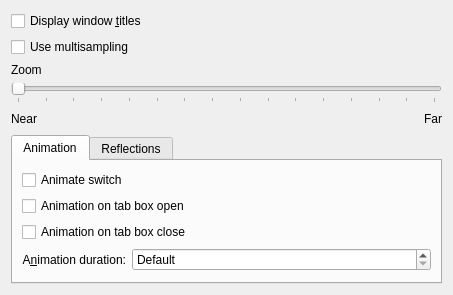
<?xml version="1.0" encoding="UTF-8"?>
<ui version="4.0">
 <class>KWin::CoverSwitchEffectConfigForm</class>
 <widget class="QWidget" name="KWin::CoverSwitchEffectConfigForm">
  <property name="geometry">
   <rect>
    <x>0</x>
    <y>0</y>
    <width>453</width>
    <height>289</height>
   </rect>
  </property>
  <layout class="QVBoxLayout" name="verticalLayout_5">
   <item>
    <widget class="QCheckBox" name="kcfg_WindowTitle">
     <property name="text">
      <string>Display window &amp;titles</string>
     </property>
     <property name="shortcut">
      <string/>
     </property>
    </widget>
   </item>
   <item>
    <widget class="QCheckBox" name="kcfg_Multisampling">
     <property name="text">
      <string>Use multisampling</string>
     </property>
    </widget>
   </item>
   <item>
    <layout class="QVBoxLayout" name="verticalLayout_4">
     <item>
      <widget class="QLabel" name="label_4">
       <property name="text">
        <string>Zoom</string>
       </property>
       <property name="alignment">
        <set>Qt::AlignLeading|Qt::AlignLeft|Qt::AlignVCenter</set>
       </property>
      </widget>
     </item>
     <item>
      <widget class="QSlider" name="kcfg_zPosition">
       <property name="toolTip">
        <string>Define how far away the windows should appear</string>
       </property>
       <property name="maximum">
        <number>3000</number>
       </property>
       <property name="singleStep">
        <number>100</number>
       </property>
       <property name="pageStep">
        <number>500</number>
       </property>
       <property name="orientation">
        <enum>Qt::Horizontal</enum>
       </property>
       <property name="tickPosition">
        <enum>QSlider::TicksBelow</enum>
       </property>
       <property name="tickInterval">
        <number>200</number>
       </property>
      </widget>
     </item>
     <item>
      <layout class="QHBoxLayout" name="horizontalLayout">
       <item>
        <widget class="QLabel" name="label_8">
         <property name="text">
          <string>Near</string>
         </property>
        </widget>
       </item>
       <item>
        <spacer name="horizontalSpacer">
         <property name="orientation">
          <enum>Qt::Horizontal</enum>
         </property>
         <property name="sizeHint" stdset="0">
          <size>
           <width>40</width>
           <height>20</height>
          </size>
         </property>
        </spacer>
       </item>
       <item>
        <widget class="QLabel" name="label_9">
         <property name="text">
          <string>Far</string>
         </property>
         <property name="alignment">
          <set>Qt::AlignRight|Qt::AlignTrailing|Qt::AlignVCenter</set>
         </property>
        </widget>
       </item>
      </layout>
     </item>
    </layout>
   </item>
   <item>
    <widget class="QTabWidget" name="tabWidget">
     <property name="sizePolicy">
      <sizepolicy hsizetype="MinimumExpanding" vsizetype="Expanding">
       <horstretch>0</horstretch>
       <verstretch>0</verstretch>
      </sizepolicy>
     </property>
     <property name="currentIndex">
      <number>0</number>
     </property>
     <widget class="QWidget" name="tab">
      <attribute name="title">
       <string>Animation</string>
      </attribute>
      <layout class="QVBoxLayout" name="verticalLayout">
       <item>
        <widget class="QCheckBox" name="kcfg_AnimateSwitch">
         <property name="text">
          <string>Animate switch</string>
         </property>
        </widget>
       </item>
       <item>
        <widget class="QCheckBox" name="kcfg_AnimateStart">
         <property name="text">
          <string>Animation on tab box open</string>
         </property>
        </widget>
       </item>
       <item>
        <widget class="QCheckBox" name="kcfg_AnimateStop">
         <property name="text">
          <string>Animation on tab box close</string>
         </property>
        </widget>
       </item>
       <item>
        <layout class="QFormLayout" name="formLayout_2">
         <item row="0" column="0">
          <widget class="QLabel" name="label_3">
           <property name="text">
            <string>A&amp;nimation duration:</string>
           </property>
           <property name="alignment">
            <set>Qt::AlignRight|Qt::AlignTrailing|Qt::AlignVCenter</set>
           </property>
           <property name="buddy">
            <cstring>kcfg_Duration</cstring>
           </property>
          </widget>
         </item>
         <item row="0" column="1">
          <widget class="QSpinBox" name="kcfg_Duration">
           <property name="sizePolicy">
            <sizepolicy hsizetype="Expanding" vsizetype="Fixed">
             <horstretch>0</horstretch>
             <verstretch>0</verstretch>
            </sizepolicy>
           </property>
           <property name="specialValueText">
            <string comment="Duration of rotation">Default</string>
           </property>
           <property name="suffix">
            <string> milliseconds</string>
           </property>
           <property name="maximum">
            <number>9999</number>
           </property>
           <property name="singleStep">
            <number>10</number>
           </property>
          </widget>
         </item>
        </layout>
       </item>
      </layout>
     </widget>
     <widget class="QWidget" name="tab_3">
      <attribute name="title">
       <string>Reflections</string>
      </attribute>
      <layout class="QVBoxLayout" name="verticalLayout_3">
       <item>
        <widget class="QCheckBox" name="kcfg_Reflection">
         <property name="text">
          <string>Reflections</string>
         </property>
        </widget>
       </item>
       <item>
        <layout class="QFormLayout" name="formLayout_3">
         <property name="fieldGrowthPolicy">
          <enum>QFormLayout::FieldsStayAtSizeHint</enum>
         </property>
         <item row="0" column="0">
          <widget class="QLabel" name="label_2">
           <property name="text">
            <string>Rear color</string>
           </property>
          </widget>
         </item>
         <item row="0" column="1">
          <widget class="KColorButton" name="kcfg_MirrorRearColor"/>
         </item>
         <item row="1" column="0">
          <widget class="QLabel" name="label">
           <property name="text">
            <string>Front color</string>
           </property>
          </widget>
         </item>
         <item row="1" column="1">
          <widget class="KColorButton" name="kcfg_MirrorFrontColor"/>
         </item>
        </layout>
       </item>
      </layout>
     </widget>
    </widget>
   </item>
   <item>
    <spacer name="verticalSpacer_2">
     <property name="orientation">
      <enum>Qt::Vertical</enum>
     </property>
     <property name="sizeHint" stdset="0">
      <size>
       <width>20</width>
       <height>0</height>
      </size>
     </property>
    </spacer>
   </item>
  </layout>
 </widget>
 <customwidgets>
  <customwidget>
   <class>KColorButton</class>
   <extends>QPushButton</extends>
   <header>kcolorbutton.h</header>
  </customwidget>
 </customwidgets>
 <resources/>
 <connections>
  <connection>
   <sender>kcfg_Reflection</sender>
   <signal>toggled(bool)</signal>
   <receiver>kcfg_MirrorFrontColor</receiver>
   <slot>setEnabled(bool)</slot>
   <hints>
    <hint type="sourcelabel">
     <x>60</x>
     <y>49</y>
    </hint>
    <hint type="destinationlabel">
     <x>282</x>
     <y>110</y>
    </hint>
   </hints>
  </connection>
  <connection>
   <sender>kcfg_Reflection</sender>
   <signal>toggled(bool)</signal>
   <receiver>kcfg_MirrorRearColor</receiver>
   <slot>setEnabled(bool)</slot>
   <hints>
    <hint type="sourcelabel">
     <x>102</x>
     <y>51</y>
    </hint>
    <hint type="destinationlabel">
     <x>284</x>
     <y>72</y>
    </hint>
   </hints>
  </connection>
  <connection>
   <sender>kcfg_Reflection</sender>
   <signal>toggled(bool)</signal>
   <receiver>label_2</receiver>
   <slot>setEnabled(bool)</slot>
   <hints>
    <hint type="sourcelabel">
     <x>136</x>
     <y>47</y>
    </hint>
    <hint type="destinationlabel">
     <x>202</x>
     <y>78</y>
    </hint>
   </hints>
  </connection>
  <connection>
   <sender>kcfg_Reflection</sender>
   <signal>toggled(bool)</signal>
   <receiver>label</receiver>
   <slot>setEnabled(bool)</slot>
   <hints>
    <hint type="sourcelabel">
     <x>175</x>
     <y>49</y>
    </hint>
    <hint type="destinationlabel">
     <x>209</x>
     <y>102</y>
    </hint>
   </hints>
  </connection>
 </connections>
</ui>
